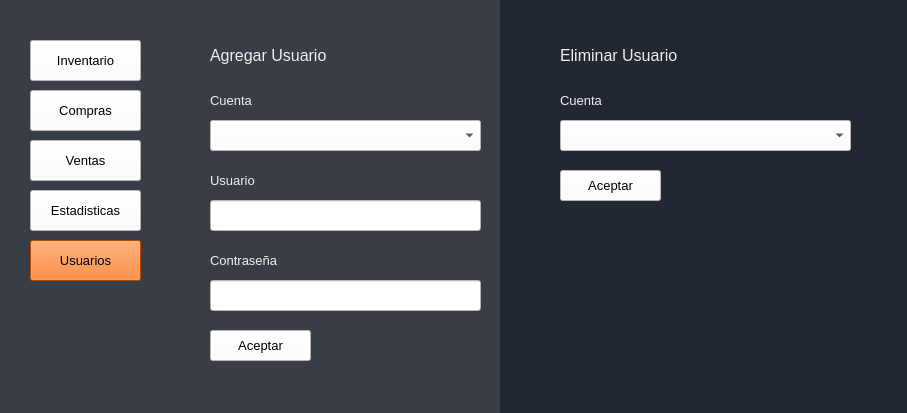
<?xml version="1.0" encoding="UTF-8"?>
<ui version="4.0">
 <class>AdmUsuarios</class>
 <widget class="QMainWindow" name="AdmUsuarios">
  <property name="geometry">
   <rect>
    <x>0</x>
    <y>0</y>
    <width>907</width>
    <height>413</height>
   </rect>
  </property>
  <property name="windowTitle">
   <string>Usuarios</string>
  </property>
  <property name="styleSheet">
   <string notr="true">background-color: rgb(255, 255, 255);</string>
  </property>
  <widget class="QWidget" name="centralwidget">
   <widget class="QPushButton" name="botonInventario">
    <property name="geometry">
     <rect>
      <x>30</x>
      <y>40</y>
      <width>111</width>
      <height>41</height>
     </rect>
    </property>
    <property name="font">
     <font>
      <family>Arial</family>
      <pointsize>10</pointsize>
      <weight>50</weight>
      <bold>false</bold>
     </font>
    </property>
    <property name="styleSheet">
     <string notr="true">background-color: rgb(255, 255, 255);</string>
    </property>
    <property name="text">
     <string>Inventario</string>
    </property>
   </widget>
   <widget class="QPushButton" name="botonCompras">
    <property name="geometry">
     <rect>
      <x>30</x>
      <y>90</y>
      <width>111</width>
      <height>41</height>
     </rect>
    </property>
    <property name="font">
     <font>
      <family>Arial</family>
      <pointsize>10</pointsize>
      <weight>50</weight>
      <bold>false</bold>
     </font>
    </property>
    <property name="styleSheet">
     <string notr="true">background-color: rgb(255, 255, 255);</string>
    </property>
    <property name="text">
     <string>Compras</string>
    </property>
   </widget>
   <widget class="QPushButton" name="Usuarios">
    <property name="geometry">
     <rect>
      <x>30</x>
      <y>240</y>
      <width>111</width>
      <height>41</height>
     </rect>
    </property>
    <property name="font">
     <font>
      <family>Arial</family>
      <pointsize>10</pointsize>
      <weight>50</weight>
      <bold>false</bold>
     </font>
    </property>
    <property name="styleSheet">
     <string notr="true">background-color: rgb(255, 102, 0);</string>
    </property>
    <property name="text">
     <string>Usuarios</string>
    </property>
   </widget>
   <widget class="QPushButton" name="botonVentas">
    <property name="geometry">
     <rect>
      <x>30</x>
      <y>140</y>
      <width>111</width>
      <height>41</height>
     </rect>
    </property>
    <property name="font">
     <font>
      <family>Arial</family>
      <pointsize>10</pointsize>
      <weight>50</weight>
      <bold>false</bold>
     </font>
    </property>
    <property name="styleSheet">
     <string notr="true">background-color: rgb(255, 255, 255);</string>
    </property>
    <property name="text">
     <string>Ventas</string>
    </property>
   </widget>
   <widget class="QLabel" name="label">
    <property name="geometry">
     <rect>
      <x>500</x>
      <y>-20</y>
      <width>471</width>
      <height>551</height>
     </rect>
    </property>
    <property name="font">
     <font>
      <family>Eras Bold ITC</family>
      <pointsize>12</pointsize>
      <weight>50</weight>
      <bold>false</bold>
     </font>
    </property>
    <property name="styleSheet">
     <string notr="true">background-color: rgb(34, 40, 49);
color: rgb(238, 238, 238);</string>
    </property>
    <property name="text">
     <string/>
    </property>
   </widget>
   <widget class="QLabel" name="label_6">
    <property name="geometry">
     <rect>
      <x>210</x>
      <y>40</y>
      <width>181</width>
      <height>31</height>
     </rect>
    </property>
    <property name="font">
     <font>
      <family>Arial</family>
      <pointsize>12</pointsize>
     </font>
    </property>
    <property name="layoutDirection">
     <enum>Qt::LeftToRight</enum>
    </property>
    <property name="styleSheet">
     <string notr="true">background-color: rgb(57, 62, 70);
color: rgb(238, 238, 238);</string>
    </property>
    <property name="text">
     <string>&lt;html&gt;&lt;head/&gt;&lt;body&gt;&lt;p&gt;Agregar Usuario&lt;/p&gt;&lt;/body&gt;&lt;/html&gt;</string>
    </property>
   </widget>
   <widget class="QLabel" name="label_7">
    <property name="geometry">
     <rect>
      <x>560</x>
      <y>40</y>
      <width>181</width>
      <height>31</height>
     </rect>
    </property>
    <property name="font">
     <font>
      <family>Arial</family>
      <pointsize>12</pointsize>
     </font>
    </property>
    <property name="layoutDirection">
     <enum>Qt::LeftToRight</enum>
    </property>
    <property name="styleSheet">
     <string notr="true">background-color: rgb(34, 40, 49);
color: rgb(238, 238, 238);</string>
    </property>
    <property name="text">
     <string>&lt;html&gt;&lt;head/&gt;&lt;body&gt;&lt;p&gt;Eliminar Usuario&lt;/p&gt;&lt;/body&gt;&lt;/html&gt;</string>
    </property>
   </widget>
   <widget class="QComboBox" name="comboBoxUsuarios">
    <property name="geometry">
     <rect>
      <x>560</x>
      <y>120</y>
      <width>291</width>
      <height>31</height>
     </rect>
    </property>
    <property name="font">
     <font>
      <family>Arial</family>
      <pointsize>9</pointsize>
     </font>
    </property>
    <property name="styleSheet">
     <string notr="true">background-color: rgb(255, 255, 255);</string>
    </property>
   </widget>
   <widget class="QPushButton" name="botonVentasAceptarE">
    <property name="geometry">
     <rect>
      <x>560</x>
      <y>170</y>
      <width>101</width>
      <height>31</height>
     </rect>
    </property>
    <property name="font">
     <font>
      <family>Arial</family>
      <pointsize>10</pointsize>
      <weight>50</weight>
      <bold>false</bold>
     </font>
    </property>
    <property name="styleSheet">
     <string notr="true">background-color: rgb(255, 255, 255);</string>
    </property>
    <property name="text">
     <string>Aceptar</string>
    </property>
   </widget>
   <widget class="QLineEdit" name="lineEditUsuario">
    <property name="geometry">
     <rect>
      <x>210</x>
      <y>200</y>
      <width>271</width>
      <height>31</height>
     </rect>
    </property>
    <property name="font">
     <font>
      <family>Arial</family>
      <pointsize>9</pointsize>
     </font>
    </property>
    <property name="styleSheet">
     <string notr="true">background-color: rgb(255, 255, 255);</string>
    </property>
    <property name="text">
     <string/>
    </property>
   </widget>
   <widget class="QLineEdit" name="lineEditContrasena">
    <property name="geometry">
     <rect>
      <x>210</x>
      <y>280</y>
      <width>271</width>
      <height>31</height>
     </rect>
    </property>
    <property name="font">
     <font>
      <family>Arial</family>
      <pointsize>9</pointsize>
     </font>
    </property>
    <property name="styleSheet">
     <string notr="true">background-color: rgb(255, 255, 255);</string>
    </property>
    <property name="text">
     <string/>
    </property>
   </widget>
   <widget class="QLabel" name="label_8">
    <property name="geometry">
     <rect>
      <x>210</x>
      <y>170</y>
      <width>81</width>
      <height>21</height>
     </rect>
    </property>
    <property name="font">
     <font>
      <family>Arial</family>
      <pointsize>10</pointsize>
      <weight>50</weight>
      <bold>false</bold>
     </font>
    </property>
    <property name="styleSheet">
     <string notr="true">color: rgb(238, 238, 238);
background-color: rgb(57, 62, 70);</string>
    </property>
    <property name="text">
     <string>Usuario</string>
    </property>
   </widget>
   <widget class="QLabel" name="label_9">
    <property name="geometry">
     <rect>
      <x>210</x>
      <y>250</y>
      <width>111</width>
      <height>21</height>
     </rect>
    </property>
    <property name="font">
     <font>
      <family>Arial</family>
      <pointsize>10</pointsize>
      <weight>50</weight>
      <bold>false</bold>
     </font>
    </property>
    <property name="styleSheet">
     <string notr="true">color: rgb(238, 238, 238);
background-color: rgb(57, 62, 70);</string>
    </property>
    <property name="text">
     <string>Contraseña</string>
    </property>
   </widget>
   <widget class="QPushButton" name="botonVentasAceptarA">
    <property name="geometry">
     <rect>
      <x>210</x>
      <y>330</y>
      <width>101</width>
      <height>31</height>
     </rect>
    </property>
    <property name="font">
     <font>
      <family>Arial</family>
      <pointsize>10</pointsize>
      <weight>50</weight>
      <bold>false</bold>
     </font>
    </property>
    <property name="styleSheet">
     <string notr="true">background-color: rgb(255, 255, 255);</string>
    </property>
    <property name="text">
     <string>Aceptar</string>
    </property>
   </widget>
   <widget class="QLabel" name="label_10">
    <property name="geometry">
     <rect>
      <x>210</x>
      <y>90</y>
      <width>81</width>
      <height>21</height>
     </rect>
    </property>
    <property name="font">
     <font>
      <family>Arial</family>
      <pointsize>10</pointsize>
      <weight>50</weight>
      <bold>false</bold>
     </font>
    </property>
    <property name="styleSheet">
     <string notr="true">color: rgb(238, 238, 238);
background-color: rgb(57, 62, 70);</string>
    </property>
    <property name="text">
     <string>Cuenta</string>
    </property>
   </widget>
   <widget class="QComboBox" name="comboBoxTipoCuenta">
    <property name="geometry">
     <rect>
      <x>210</x>
      <y>120</y>
      <width>271</width>
      <height>31</height>
     </rect>
    </property>
    <property name="font">
     <font>
      <family>Arial</family>
      <pointsize>9</pointsize>
     </font>
    </property>
    <property name="styleSheet">
     <string notr="true">background-color: rgb(255, 255, 255);</string>
    </property>
   </widget>
   <widget class="QLabel" name="label_11">
    <property name="geometry">
     <rect>
      <x>560</x>
      <y>90</y>
      <width>81</width>
      <height>21</height>
     </rect>
    </property>
    <property name="font">
     <font>
      <family>Arial</family>
      <pointsize>10</pointsize>
      <weight>50</weight>
      <bold>false</bold>
     </font>
    </property>
    <property name="mouseTracking">
     <bool>false</bool>
    </property>
    <property name="tabletTracking">
     <bool>false</bool>
    </property>
    <property name="acceptDrops">
     <bool>false</bool>
    </property>
    <property name="autoFillBackground">
     <bool>false</bool>
    </property>
    <property name="styleSheet">
     <string notr="true">color: rgb(238, 238, 238);
background-color: rgb(34, 40, 49);</string>
    </property>
    <property name="text">
     <string>Cuenta</string>
    </property>
   </widget>
   <widget class="QLabel" name="label_2">
    <property name="geometry">
     <rect>
      <x>0</x>
      <y>-8</y>
      <width>501</width>
      <height>421</height>
     </rect>
    </property>
    <property name="styleSheet">
     <string notr="true">background-color: rgb(57, 62, 70);</string>
    </property>
    <property name="text">
     <string/>
    </property>
   </widget>
   <widget class="QPushButton" name="botonEstadisiticas">
    <property name="geometry">
     <rect>
      <x>30</x>
      <y>190</y>
      <width>111</width>
      <height>41</height>
     </rect>
    </property>
    <property name="font">
     <font>
      <family>Arial</family>
      <pointsize>10</pointsize>
      <weight>50</weight>
      <bold>false</bold>
     </font>
    </property>
    <property name="styleSheet">
     <string notr="true">background-color: rgb(255, 255, 255);</string>
    </property>
    <property name="text">
     <string>Estadisticas</string>
    </property>
   </widget>
   <zorder>label_2</zorder>
   <zorder>label</zorder>
   <zorder>botonInventario</zorder>
   <zorder>botonCompras</zorder>
   <zorder>Usuarios</zorder>
   <zorder>botonVentas</zorder>
   <zorder>label_6</zorder>
   <zorder>label_7</zorder>
   <zorder>comboBoxUsuarios</zorder>
   <zorder>botonVentasAceptarE</zorder>
   <zorder>lineEditUsuario</zorder>
   <zorder>lineEditContrasena</zorder>
   <zorder>label_8</zorder>
   <zorder>label_9</zorder>
   <zorder>botonVentasAceptarA</zorder>
   <zorder>label_10</zorder>
   <zorder>comboBoxTipoCuenta</zorder>
   <zorder>label_11</zorder>
   <zorder>botonEstadisiticas</zorder>
  </widget>
 </widget>
 <tabstops>
  <tabstop>botonInventario</tabstop>
  <tabstop>botonCompras</tabstop>
  <tabstop>botonVentas</tabstop>
  <tabstop>Usuarios</tabstop>
  <tabstop>comboBoxTipoCuenta</tabstop>
  <tabstop>lineEditUsuario</tabstop>
  <tabstop>lineEditContrasena</tabstop>
  <tabstop>botonVentasAceptarA</tabstop>
  <tabstop>comboBoxUsuarios</tabstop>
  <tabstop>botonVentasAceptarE</tabstop>
 </tabstops>
 <resources/>
 <connections/>
</ui>
